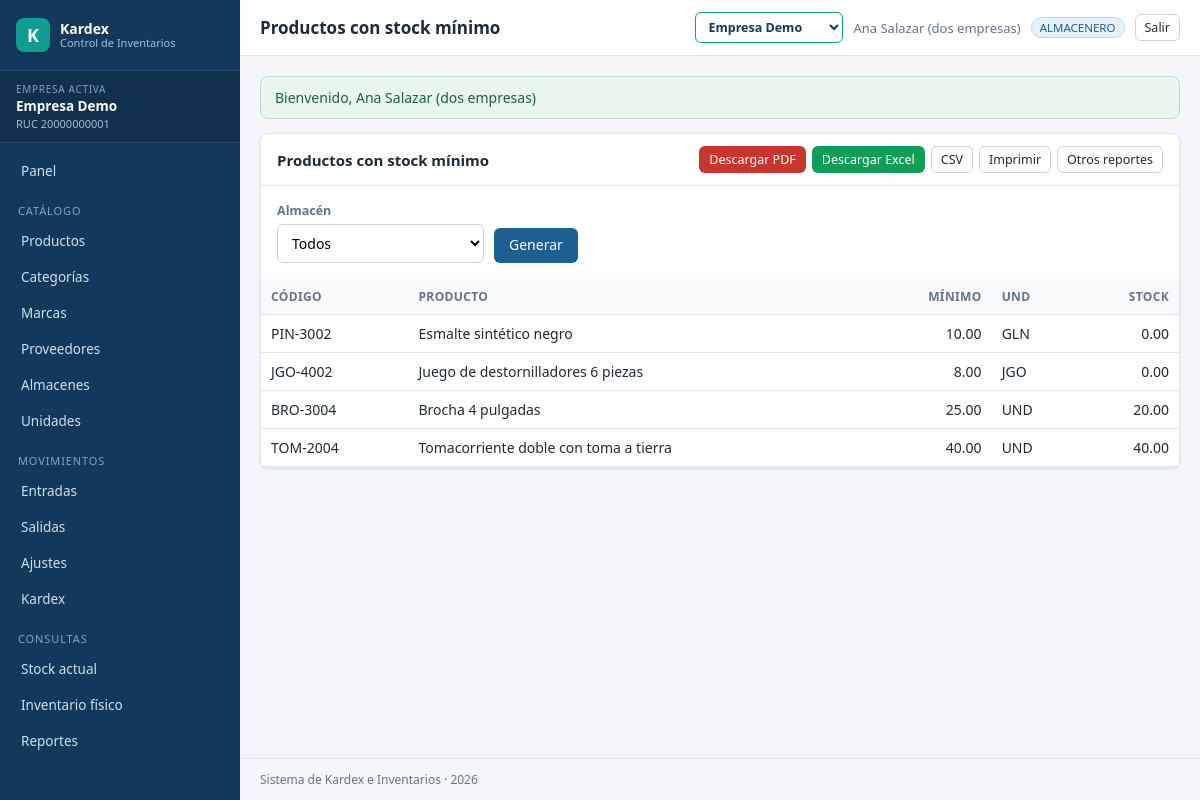
The app's page /reportes.php?r=stock_minimo (signed in) with its own data.
### tables this page shows
CREATE TABLE empresas (
  id            INT UNSIGNED AUTO_INCREMENT PRIMARY KEY,
  ruc           VARCHAR(20)  NOT NULL UNIQUE,
  razon_social  VARCHAR(180) NOT NULL,
  nombre_corto  VARCHAR(60)  NOT NULL,
  direccion     VARCHAR(255) NULL,
  telefono      VARCHAR(30)  NULL,
  email         VARCHAR(150) NULL,
  moneda        VARCHAR(10)  NOT NULL DEFAULT 'PEN',
  simbolo       VARCHAR(5)   NOT NULL DEFAULT 'S/',
   
   
   
  metodo_valorizacion ENUM('PROMEDIO','PEPS','UEPS') NOT NULL DEFAULT 'PROMEDIO',
   
   
   
   
  ambito_costo  ENUM('GLOBAL','ALMACEN') NOT NULL DEFAULT 'GLOBAL',
  estado        TINYINT(1)   NOT NULL DEFAULT 1,
  creado_en     DATETIME     NOT NULL DEFAULT CURRENT_TIMESTAMP
);

CREATE TABLE usuario_empresa (
  usuario_id  INT UNSIGNED NOT NULL,
  empresa_id  INT UNSIGNED NOT NULL,
  rol_id      INT UNSIGNED NOT NULL,
  por_defecto TINYINT(1)   NOT NULL DEFAULT 0,
  PRIMARY KEY (usuario_id, empresa_id),
  CONSTRAINT fk_ue_usr FOREIGN KEY (usuario_id) REFERENCES usuarios(id) ON DELETE CASCADE,
  CONSTRAINT fk_ue_emp FOREIGN KEY (empresa_id) REFERENCES empresas(id) ON DELETE CASCADE,
  CONSTRAINT fk_ue_rol FOREIGN KEY (rol_id)     REFERENCES roles(id),
  INDEX idx_ue_empresa (empresa_id)
);

CREATE TABLE productos (
  id             INT UNSIGNED AUTO_INCREMENT PRIMARY KEY,
  empresa_id     INT UNSIGNED NOT NULL,
  codigo         VARCHAR(40)  NOT NULL,
  descripcion    VARCHAR(255) NOT NULL,
  categoria_id   INT UNSIGNED NULL,
  marca_id       INT UNSIGNED NULL,
  unidad_id      INT UNSIGNED NOT NULL,
  precio_compra  DECIMAL(14,4) NOT NULL DEFAULT 0,
  precio_venta   DECIMAL(14,4) NOT NULL DEFAULT 0,
  costo_promedio DECIMAL(14,4) NOT NULL DEFAULT 0,
  stock_minimo   DECIMAL(14,4) NOT NULL DEFAULT 0,
  estado         TINYINT(1)   NOT NULL DEFAULT 1,
  creado_en      DATETIME     NOT NULL DEFAULT CURRENT_TIMESTAMP,
  actualizado_en DATETIME     NULL ON UPDATE CURRENT_TIMESTAMP,
  CONSTRAINT fk_prod_emp FOREIGN KEY (empresa_id)   REFERENCES empresas(id),
  CONSTRAINT fk_prod_cat FOREIGN KEY (categoria_id) REFERENCES categorias(id),
  CONSTRAINT fk_prod_mar FOREIGN KEY (marca_id)     REFERENCES marcas(id),
  CONSTRAINT fk_prod_uni FOREIGN KEY (unidad_id)    REFERENCES unidades(id),
  UNIQUE KEY uq_prod_emp_codigo (empresa_id, codigo),
  INDEX idx_prod_desc (descripcion),
  INDEX idx_prod_emp_cat (empresa_id, categoria_id)
);

CREATE TABLE unidades (
  id         INT UNSIGNED AUTO_INCREMENT PRIMARY KEY,
  empresa_id INT UNSIGNED NOT NULL,
  codigo     VARCHAR(10)  NOT NULL,
  nombre     VARCHAR(60)  NOT NULL,
  decimales  TINYINT UNSIGNED NOT NULL DEFAULT 2,
  CONSTRAINT fk_uni_emp FOREIGN KEY (empresa_id) REFERENCES empresas(id),
  UNIQUE KEY uq_uni_emp_codigo (empresa_id, codigo)
);

### views/reportes/index.php (the view, shortened to what the rows shown need)
<?php
$catalogo = [
    'stock_minimo'  => ['Productos con stock mínimo', 'Productos en o por debajo del mínimo definido.'],
    'valorizado'    => ['Inventario valorizado',      'Existencias por costo promedio ponderado.'],
    'entradas'      => ['Entradas por fecha',         'Ingresos de almacén en un rango de fechas.'],
    'salidas'       => ['Salidas por fecha',          'Egresos de almacén en un rango de fechas.'],
    'por_usuario'   => ['Movimientos por usuario',    'Cantidad de movimientos por responsable.'],
    'por_categoria' => ['Inventario por categoría',   'Existencias y valor agrupados por categoría.'],
    'por_almacen'   => ['Inventario por almacén',     'Existencias y valor agrupados por almacén.'],
];
?>
<?php if (!$reporte): ?>
<div class="tarjeta">
  <div class="tarjeta-cab"><h2>Reportes disponibles</h2></div>
  <div class="tarjeta-cuerpo">
    <div class="kpis">
      <?php foreach ($catalogo as $clave => $info): ?>
        <?php if ($clave === 'valorizado' && !Auth::puede('reportes.valorizado')) continue; ?>
        <a class="kpi" href="<?= url('reportes.php?r=' . $clave) ?>" style="text-decoration:none;color:inherit">
          <div class="etiqueta">Reporte</div>
          <div style="font-size:16px;font-weight:600;margin:4px 0"><?= e($info[0]) ?></div>
          <div style="color:var(--suave);font-size:12.5px"><?= e($info[1]) ?></div>
        </a>
      <?php endforeach; ?>
      <a class="kpi" href="<?= url('kardex.php') ?>" style="text-decoration:none;color:inherit">
        <div class="etiqueta">Reporte</div>
        <div style="font-size:16px;font-weight:600;margin:4px 0">Kardex general</div>
        <div style="color:var(--suave);font-size:12.5px">Historial completo de movimientos.</div>
      </a>
    </div>
    <p style="color:var(--suave)">
      Todos los reportes se exportan a CSV (abrible en Excel) y se pueden imprimir o guardar como PDF
      desde el diálogo de impresión del navegador.
    </p>
  </div>
</div>
<?php else: ?>
<div class="tarjeta">
  <div class="tarjeta-cab">
    <h2><?= e($catalogo[$reporte][0] ?? 'Reporte') ?></h2>
  </div>
  <div class="tabla-scroll">
    <?php if (!$datos): ?>
      <p class="vacio">Sin resultados para los criterios indicados.</p>
    <?php else: ?>
    <table class="tabla" id="tablaReporte">
      <?php
      $etiquetas = [
        'codigo' => 'Código', 'descripcion' => 'Producto', 'unidad' => 'Und',
        'stock_actual' => 'Stock', 'stock_minimo' => 'Mínimo', 'costo_promedio' => 'C. promedio',
        'fisico' => 'Físico', 'reservado' => 'Reservado', 'disponible' => 'Disponible',
        'valor' => 'Valorizado', 'categoria' => 'Categoría', 'marca' => 'Marca',
        'serie_numero' => 'Serie', 'fecha' => 'Fecha', 'almacen' => 'Almacén',
        'proveedor' => 'Proveedor', 'motivo' => 'Motivo', 'destino' => 'Destino',
        'total' => 'Total', 'items' => 'Ítems', 'usuario' => 'Usuario', 'nombres' => 'Nombres',
        'rol' => 'Rol', 'entradas' => 'Entradas', 'salidas' => 'Salidas',
        'ajustes' => 'Ajustes', 'productos' => 'Productos', 'cantidad' => 'Cantidad',
      ];
      $ocultas = ['id', 'producto_id', 'almacen_id', 'proveedor_id', 'usuario_id', 'estado',
                  'creado_en', 'observacion', 'tipo_documento', 'nro_documento'];
      $cols = array_values(array_diff(array_keys($datos[0]), $ocultas));
      $numericas = ['stock_actual','stock_minimo','costo_promedio','fisico','reservado','disponible',
                    'valor','total','items','cantidad','entradas','salidas','ajustes','productos'];
      ?>
      <thead><tr>
        <?php foreach ($cols as $c): ?>
          <th class="<?= in_array($c, $numericas, true) ? 'num' : '' ?>"><?= e($etiquetas[$c] ?? ucfirst(str_replace('_', ' ', $c))) ?></th>
        <?php endforeach; ?>
      </tr></thead>
      <tbody>
      <?php foreach ($datos as $fila): ?>
        <tr>
          <?php foreach ($cols as $c): ?>
            <?php $v = $fila[$c] ?? ''; ?>
            <td class="<?= in_array($c, $numericas, true) ? 'num' : '' ?>">
              <?php if ($c === 'fecha'): ?><?= Vista::fecha($v) ?>
              <?php elseif (in_array($c, $numericas, true) && is_numeric($v)): ?><?= Vista::num($v) ?>
              <?php else: ?><?= e($v ?? '—') ?><?php endif; ?>
            </td>
          <?php endforeach; ?>
        </tr>
      <?php endforeach; ?>
      </tbody>
    </table>
    <?php endif; ?>
  </div>
</div>
<?php endif; ?>

### views/layout.php (shortened to what the rows shown need)
<!DOCTYPE html>
<html lang="es">
<head>
<link rel="stylesheet" href="<?= url('assets/css/app.css') ?>">
</head>
<body>
<div class="layout">
  <div class="contenedor">
    <header class="topbar">
      <h1><?= e($tituloPagina) ?></h1>
      <div class="usuario-box">
        <?php $misEmpresas = Empresa::delUsuario(Auth::id()); ?>
        <?php if (count($misEmpresas) > 1): ?>
          <select class="selector-empresa" onchange="if(this.value) location.href=this.value">
            <?php foreach ($misEmpresas as $em): ?>
              <option value="<?= url('empresas.php?a=cambiar&id=' . $em['id']) ?>"
                      <?= (int) $em['id'] === Empresa::id() ? 'selected' : '' ?>>
                <?= e($em['nombre_corto']) ?>
              </option>
            <?php endforeach; ?>
          </select>
        <?php endif; ?>
        <span class="usuario-nombre"><?= e(Auth::usuario()['nombres'] ?? '') ?></span>
        <span class="badge"><?= e(Auth::rol()) ?></span>
        <a class="btn btn-sm btn-gris" href="<?= url('logout.php') ?>">Salir</a>
      </div>
    </header>
    <main class="contenido">
      <?= $contenido ?>
    </main>
  </div>
</div>
</body>
</html>

### records on screen
empresas: id+nombre_corto "Empresa Demo"
productos: codigo "PIN-3002", descripcion "Esmalte sintético negro", stock_minimo "10.00", unidad.codigo "GLN", v "0.00"
productos: codigo "JGO-4002", descripcion "Juego de destornilladores 6 piezas", stock_minimo "8.00", unidad.codigo "JGO", v "0.00"
productos: codigo "BRO-3004", descripcion "Brocha 4 pulgadas", stock_minimo "25.00", unidad.codigo "UND", v "20.00"
productos: codigo "TOM-2004", descripcion "Tomacorriente doble con toma a tierra", stock_minimo "40.00", unidad.codigo "UND", v "40.00"

### other values on screen
Empresa::nombre() "Empresa Demo"
Empresa::actual()['ruc'] "20000000001"
$tituloPagina "Productos con stock mínimo"
Auth::usuario()['nombres'] "Ana Salazar (dos empresas)"
Auth::rol() "ALMACENERO"
$f['mensaje'] "Bienvenido, Ana Salazar (dos empresas)"
$catalogo[$reporte][0] "Productos con stock mínimo"
$etiquetas[$c] "CÓDIGO"
$etiquetas[$c] "PRODUCTO"
$etiquetas[$c] "MÍNIMO"
$etiquetas[$c] "UND"
$etiquetas[$c] "STOCK"
Config::get('app.nombre') "Sistema de Kardex e Inventarios"
